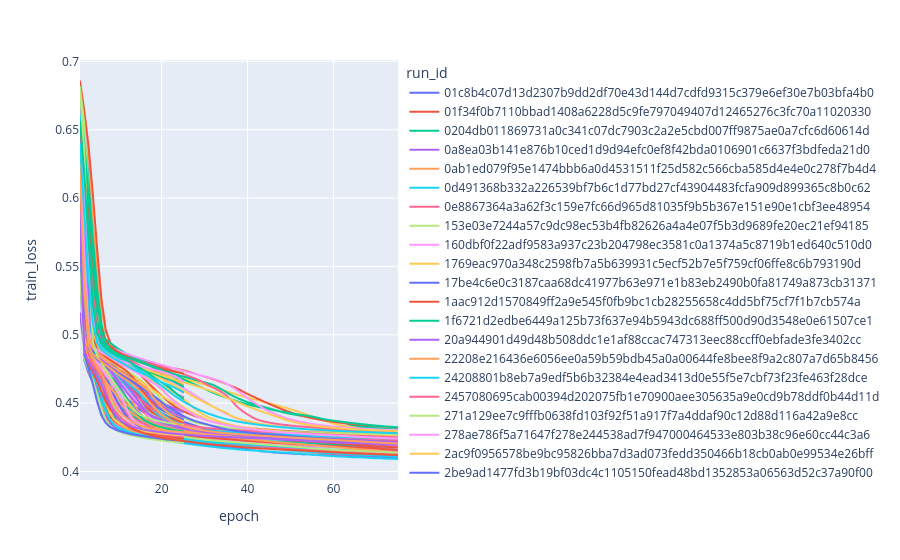

The cell this chart's notebook holds for it:
### Code cell
px.line(data[data['epoch'] <= 75].sort_values(['run_id', 'epoch']), x='epoch', y='train_loss', color='run_id')
